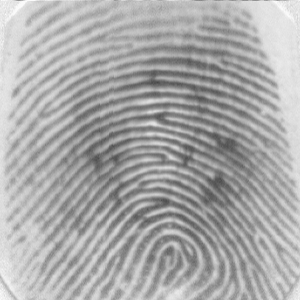
%> input picture trabalho2/ex3/FingerprintImages/finger1.tif, 300 x 300 px
$ octave --eval "run_fingerprint_enhancement_morph;"   (GNU Octave 9; MATLAB toolbox functions it lacks are replaced by stand-ins)
%> lines starting %> are read from the running program, lines starting %| are printed output that depends on the picture; in (x1, y1, x2, y2) boxes, pixels count from 0 and x2, y2 are one past the last pixel; in counts of white or black regions, pixels touching at a corner belong together; the program's own positions count from 1
### trabalho2/ex3/fingerprint_enhancement_morph.m
%
% ISEL - Instituto Superior de Engenharia de Lisboa.
%
% LEIC - Licenciatura em Engenharia Informatica e de Computadores.
% MEIC - Mestrado em Engenharia Informatica e de Computadores.
%
% PIB - Processamento de Imagem e Biometria.
%
% fingerprint_enhancement.m
% Para uma imagem de impress鉶 digital produz uma vers鉶 bin醨ia da
% mesma, tentando separar as riscas.

function IBW = fingerprint_enhancement_morph(filename)
%> called with filename = 'FingerprintImages\finger1.tif'

    if nargin==0
         filename = 'FingerprintImages\finger3.tif';
        %  filename = 'FingerprintImages\finger5.bmp';
    end

    % Ler a imagem a partir do ficheiro.
    J = imread(filename);
%> J is the input picture: size 300x300 uint8; min 71, max 250, mean 169.5
    I = imadjust(J);%,[0.7 1],[0 1]

    % Calcular o limiar 髏imo para transformar a imagem
    % na sua vers鉶 bin醨ia (m閠odo de Otsu).
    level = graythresh(I);
%> level = 0.512
     % Converter para imagem bin醨ia.
    IBW = im2bw(I, level);
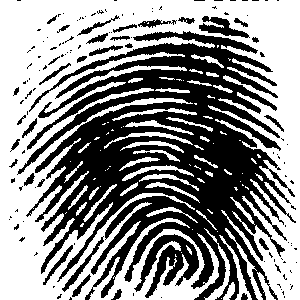
%> IBW: size 300x300 logical; 55.5% white; 134 black regions (102 under 20 px), largest, box (x1, y1, x2, y2) and area: (17, 31, 296, 300) 35106, (134, 234, 199, 298) 1770, (199, 16, 250, 38) 479
    IBW_origin = ~IBW;

    radius = 1,5;
    se = strel('disk',radius);
    radius1 = 2;
    se1 = strel('disk',radius1);
    radius2 = 1;
    se2 = strel('disk',radius2);

    IBW_morph = imerode(imdilate(imerode(imopen(IBW_origin,se),se1),se),se2);
%> IBW_morph: size 300x300 logical; 21.3% white; 136 white regions (114 under 20 px), largest, box (x1, y1, x2, y2) and area: (29, 71, 277, 300) 15199, (116, 45, 269, 91) 1435, (143, 236, 197, 278) 486
    IBW = bwmorph(IBW_morph,'skel',Inf);
%> IBW: size 300x300 logical; 7.7% white in thin lines or dots, all inside (x1, y1, x2, y2) = (14, 18, 284, 300)
    figure();
    subplot(141); imshow(J); title(filename);
    subplot(142); imshow(IBW_origin); title(' Imagem bin醨ia' );
    subplot(143); imshow(IBW_morph); title(' Vers鉶 morfol骻iva' );
    subplot(144); imshow(IBW); title(' Vers鉶 1 bit' );
end

### trabalho2/ex3/run_fingerprint_enhancement_morph.m
%
% ISEL - Instituto Superior de Engenharia de Lisboa.
%
% LEIC - Licenciatura em Engenharia Informatica e de Computadores.
% MEIC - Mestrado em Engenharia Informatica e de Computadores.
%
% PIB - Processamento de Imagem e Biometria.
%
% Para testar a fun玢o fingerprint_enhancement_morph-m sobre todas
% as imagens da pasta FingerprintImages

function run_fingerprint_enhancement_morph()

    % Fechar todas as janelas de figuras.
    close all;
    % Limpar a consola.
    clc;

    fingerprint_enhancement_morph('FingerprintImages\finger1.tif');
    fingerprint_enhancement_morph('FingerprintImages\finger2.tif');
%> call 2 of fingerprint_enhancement_morph, with filename = 'FingerprintImages\finger2.tif'
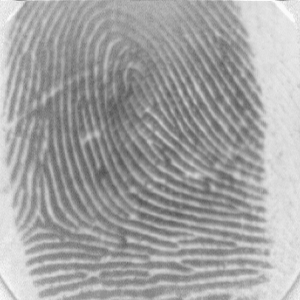
%> input picture trabalho2/ex3/FingerprintImages/finger2.tif, 300 x 300 px
%> in fingerprint_enhancement_morph, J is the input picture: size 300x300 uint8; min 80, max 250, mean 163.4
%> in fingerprint_enhancement_morph (call 2), `level = graythresh(I);`: level = 0.555
%> in fingerprint_enhancement_morph (call 2), `IBW = im2bw(I, level);`: IBW: size 300x300 logical; 31.4% white; 327 white regions (271 under 20 px), largest, box (x1, y1, x2, y2) and area: (120, 0, 300, 300) 15731, (0, 0, 117, 300) 7960, (141, 241, 217, 251) 250
%> in fingerprint_enhancement_morph (call 2), `IBW_morph = imerode(imdilate(imerode(imopen(IBW_origin,se),se1),se),se..`: IBW_morph: size 300x300 logical; 50.3% white; 156 black regions (42 under 20 px), largest, box (x1, y1, x2, y2) and area: (0, 0, 300, 300) 34307, (79, 0, 184, 38) 1154, (171, 153, 216, 181) 452
%> in fingerprint_enhancement_morph (call 2), `IBW = bwmorph(IBW_morph,'skel',Inf);`: IBW: size 300x300 logical; 10.1% white in thin lines or dots, all inside (x1, y1, x2, y2) = (10, 0, 268, 300)
    fingerprint_enhancement_morph('FingerprintImages\finger3.tif');
%> call 3 of fingerprint_enhancement_morph, with filename = 'FingerprintImages\finger3.tif'
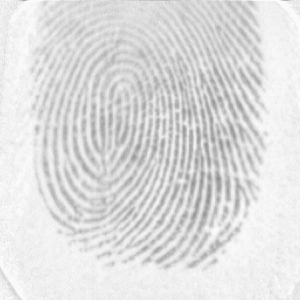
%> input picture trabalho2/ex3/FingerprintImages/finger3.tif, 300 x 300 px
%> in fingerprint_enhancement_morph, J is the input picture: size 300x300 uint8; min 141, max 250, mean 222.2
%> in fingerprint_enhancement_morph (call 3), `level = graythresh(I);`: level = 0.614
%> in fingerprint_enhancement_morph (call 3), `IBW = im2bw(I, level);`: IBW: size 300x300 logical; 61.5% white; 79 black regions (57 under 20 px), largest, box (x1, y1, x2, y2) and area: (38, 0, 266, 270) 32242, (186, 222, 242, 268) 502, (47, 206, 101, 236) 277
%> in fingerprint_enhancement_morph (call 3), `IBW_morph = imerode(imdilate(imerode(imopen(IBW_origin,se),se1),se),se..`: IBW_morph: size 300x300 logical; 12.8% white; 270 white regions (197 under 20 px), largest, box (x1, y1, x2, y2) and area: (79, 30, 170, 157) 1937, (186, 69, 240, 245) 1704, (74, 123, 150, 221) 1095
%> in fingerprint_enhancement_morph (call 3), `IBW = bwmorph(IBW_morph,'skel',Inf);`: IBW: size 300x300 logical; 7.2% white in thin lines or dots, all inside (x1, y1, x2, y2) = (37, 0, 263, 268)
    fingerprint_enhancement_morph('FingerprintImages\finger4.tif');
%> call 4 of fingerprint_enhancement_morph, with filename = 'FingerprintImages\finger4.tif'
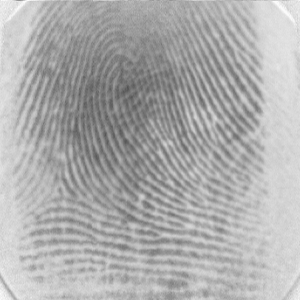
%> input picture trabalho2/ex3/FingerprintImages/finger4.tif, 300 x 300 px
%> in fingerprint_enhancement_morph, J is the input picture: size 300x300 uint8; min 83, max 250, mean 173.2
%> in fingerprint_enhancement_morph (call 4), `level = graythresh(I);`: level = 0.543
%> in fingerprint_enhancement_morph (call 4), `IBW = im2bw(I, level);`: IBW: size 300x300 logical; 51.7% white; 138 black regions (98 under 20 px), largest, box (x1, y1, x2, y2) and area: (16, 0, 264, 251) 38662, (34, 227, 236, 265) 1232, (144, 290, 194, 300) 289
%> in fingerprint_enhancement_morph (call 4), `IBW_morph = imerode(imdilate(imerode(imopen(IBW_origin,se),se1),se),se..`: IBW_morph: size 300x300 logical; 28.8% white; 198 white regions (163 under 20 px), largest, box (x1, y1, x2, y2) and area: (31, 0, 255, 237) 22974, (203, 20, 261, 112) 265, (201, 34, 228, 82) 129
%> in fingerprint_enhancement_morph (call 4), `IBW = bwmorph(IBW_morph,'skel',Inf);`: IBW: size 300x300 logical; 6.7% white in thin lines or dots, all inside (x1, y1, x2, y2) = (27, 0, 261, 300)
    fingerprint_enhancement_morph('FingerprintImages\finger5.bmp');
%> call 5 of fingerprint_enhancement_morph, with filename = 'FingerprintImages\finger5.bmp'
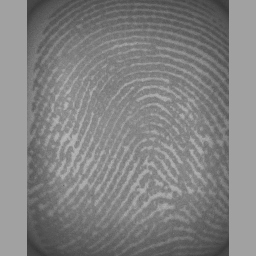
%> input picture trabalho2/ex3/FingerprintImages/finger5.bmp, 256 x 256 px
%> in fingerprint_enhancement_morph, J is the input picture: size 256x256 uint8; min 55, max 187, mean 129.9
%> in fingerprint_enhancement_morph (call 5), `I = imadjust(J);`:
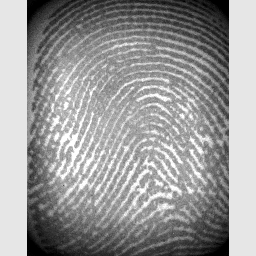
%> I: size 256x256 uint8; min 0, max 255, mean 153.3
%> in fingerprint_enhancement_morph (call 5), `level = graythresh(I);`: level = 0.557
%> in fingerprint_enhancement_morph (call 5), `IBW = im2bw(I, level);`: IBW: size 256x256 logical; 59.3% white; 402 black regions (387 under 20 px), largest, box (x1, y1, x2, y2) and area: (27, 0, 229, 256) 25128, (151, 64, 175, 72) 77, (126, 50, 146, 57) 56
%> in fingerprint_enhancement_morph (call 5), `IBW_morph = imerode(imdilate(imerode(imopen(IBW_origin,se),se1),se),se..`: IBW_morph: size 256x256 logical; 26.2% white; 61 white regions (55 under 20 px), largest, box (x1, y1, x2, y2) and area: (29, 118, 227, 256) 8588, (29, 0, 227, 117) 8193, (201, 97, 226, 127) 80, (137, 31, 157, 35) 35, (184, 49, 200, 57) 26, (156, 41, 168, 45) 21
%> in fingerprint_enhancement_morph (call 5), `IBW = bwmorph(IBW_morph,'skel',Inf);`:
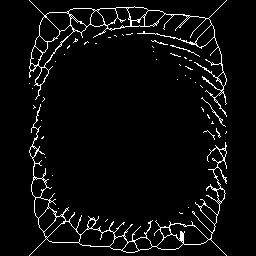
%> IBW: size 256x256 logical; 4.6% white in thin lines or dots, all inside (x1, y1, x2, y2) = (29, 0, 227, 256)
end
